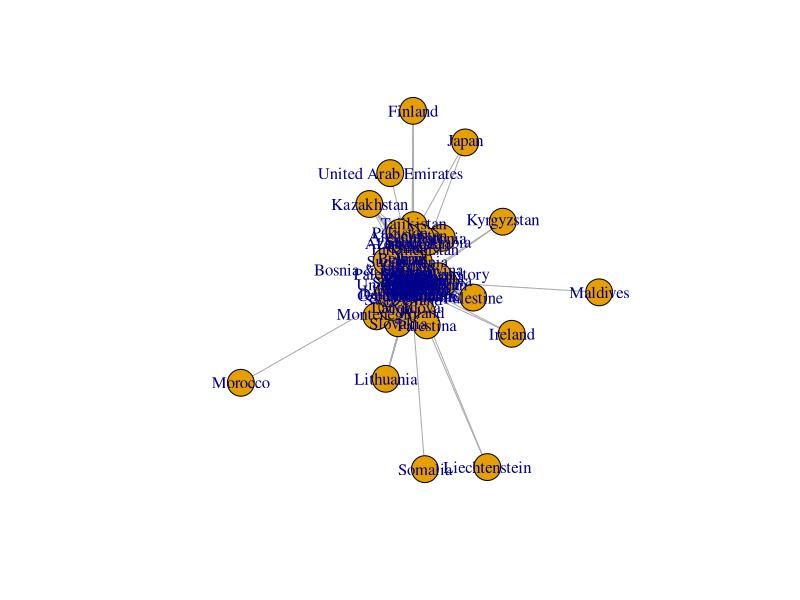
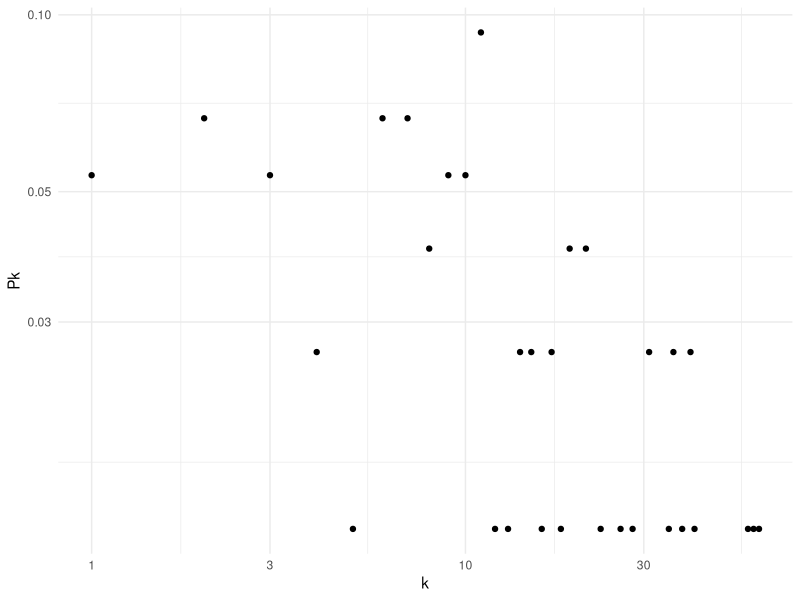

R code for these plots, in order: (Note: this script raises an error after producing the figures.)
all_links <- read.csv("data/all-links.csv", sep=";")
all_links <- all_links[!startsWith(all_links$hoard,"Unknown"),]
all_links <- all_links[!startsWith(all_links$mint,"Unknown"),]
all_links <- all_links[all_links$num_coins>=1,]
all_links$weight <- as.numeric(gsub(",", ".", all_links$num_coins))

library(igraph)

coin_hoard_graph <- graph_from_data_frame(all_links, directed=FALSE)
coin_hoard_graph <- simplify(coin_hoard_graph, edge.attr.comb=list(weight="sum", "ignore"))

plot(coin_hoard_graph)

coin_hoard_graph$degree <- degree(coin_hoard_graph)

library(ggplot2)

degree_data <- data.frame(names=names(coin_hoard_graph$degree), degree=unlist(coin_hoard_graph$degree))
degree_data <- degree_data[order(degree_data$degree, decreasing=TRUE),]
degree_data$rank <- 1:nrow(degree_data)

p_k <- table(degree_data$degree)/length(degree_data$degree)
pk_df <- data.frame(
  k = as.numeric(names(p_k)),
  Pk = as.numeric(p_k)
)

ggplot(pk_df, aes(x = k, y = Pk)) +
  geom_point() +
  scale_x_log10() +
  scale_y_log10() +
  theme_minimal()

ggplot(degree_data, aes(x=degree, y=p_k)) + geom_point() + geom_smooth() +
  scale_x_log10() + scale_y_log10() +
  theme_minimal() +
  labs(title = "Degree Distribution of Coin Hoard Network",
       x = "Rank (log scale)",
       y = "Degree (log scale)")

library(dplyr)
degree_data %>% group_by(degree) %>% summarise(count = n()) -> degree_distribution
ggplot(degree_distribution, aes(x=degree, y=count)) + geom_point() + geom_smooth() +
  scale_x_log10() + scale_y_log10() +
  theme_minimal() +
  labs(title = "Degree Distribution of Coin Hoard Network",
       x = "Degree (log scale)",
       y = "Count (log scale)")

# Small world network

transitivity <- transitivity(coin_hoard_graph, type="average")
average_path_length <- mean_distance(coin_hoard_graph, directed=FALSE)

n <- vcount(coin_hoard_graph)
m <- ecount(coin_hoard_graph)

nrep <- 100
Crand <- numeric(nrep)
Lrand <- numeric(nrep)

for(i in 1:nrep){
  gr <- sample_gnm(n, m, directed=FALSE)

  Crand[i] <- transitivity(gr, type="average")
  Lrand[i] <- mean_distance(gr, directed=FALSE)
}

Cr <- mean(Crand)
Lr <- mean(Lrand)

small_world_coefficient <- (transitivity / Cr) / (average_path_length / Lr)

nrep <- 200
Crand <- numeric(nrep)
Lrand <- numeric(nrep)

for(i in 1:nrep){
  gr <- sample_degseq(degree(coin_hoard_graph), method="vl")
  Crand[i] <- transitivity(gr, type="average")
  Lrand[i] <- mean_distance(gr)
}

Cr <- mean(Crand)
Lr <- mean(Lrand)

small_world_coefficient_degree <- (transitivity / Cr) / (average_path_length / Lr)

# Now omega
nrep <- 200
Lrand <- numeric(nrep)

for(i in 1:nrep){
  gr <- sample_gnm(n, m)
  Lrand[i] <- mean_distance(gr)
}

Lr <- mean(Lrand)

k <- round(2*m/n)  # approximate average degree
if(k %% 2 == 1) k <- k - 1

gl <- make_lattice(length=n, dim=1, nei=k/2, circular=TRUE)

Cl <- transitivity(gl, type="average")

omega <- (Lr/average_path_length) - (transitivity/Cl)

# Simple clustering coefficient

Crand <- (2*m)/(n*(n-1))
C_ratio <- transitivity / Crand
